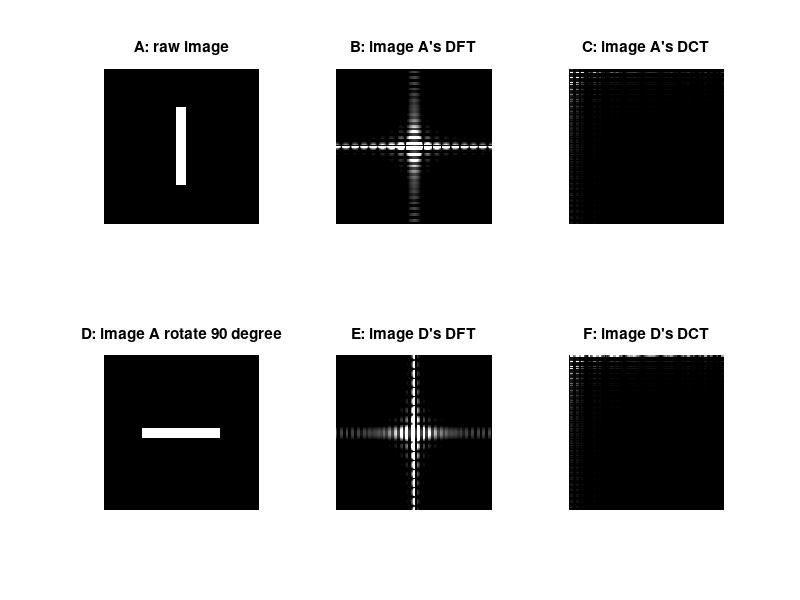

MATLAB code to generate this figure:
clear;
clc;

A = zeros(256, 256);
A(128-64:128+64, 128-8:128+8) = 1;
subplot(2, 3, 1);
imshow(A);
title("A: raw image");

B = fftshift(abs(fft2(A)));
subplot(2, 3, 2);
imshow(B, [5 50]);
title("B: image A's DFT");

C = abs(dct2(A));
subplot(2, 3, 3);
imshow(C);
title("C: image A's DCT");

D = imrotate(A, 90);
subplot(2, 3, 4);
imshow(D);
title("D: image A rotate 90 degree");

E = fftshift(abs(fft2(D)));
subplot(2, 3, 5);
imshow(E, [5 50]);
title("E: image D's DFT");

F = abs(dct2(A));
subplot(2, 3, 6);
imshow(F);
title("F: image D's DCT");
